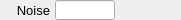
    <widget class="PyDMFrame" name="composite_1">
      <property name="geometry">
        <rect>
          <x>297</x>
          <y>380</y>
          <width>181</width>
          <height>20</height>
        </rect>
      </property>
      <widget class="PyDMLabel" name="text_update">
        <property name="geometry">
          <rect>
            <x>120</x>
            <y>1</y>
            <width>61</width>
            <height>18</height>
          </rect>
        </property>
        <property name="toolTip">
          <string>PV: ${prefix}Noise_RBV</string>
        </property>
        <property name="channel" stdset="0">
          <string>ca://${prefix}Noise_RBV</string>
        </property>
        <property name="font" stdset="0">
          <font>
            <pointsize>10</pointsize>
          </font>
        </property>
        <property name="alignment">
          <set>Qt::AlignCenter</set>
        </property>
        <property name="textInteractionFlags">
          <set>Qt::TextSelectableByKeyboard|Qt::TextSelectableByMouse</set>
        </property>
        <property name="styleSheet">
          <string notr="true">PyDMLabel#text_update {
  color: rgb(10, 0, 184);
  background-color: rgb(187, 187, 187);
  }</string>
        </property>
      </widget>
      <widget class="PyDMLineEdit" name="text_entry">
        <property name="geometry">
          <rect>
            <x>55</x>
            <y>0</y>
            <width>60</width>
            <height>20</height>
          </rect>
        </property>
        <property name="channel" stdset="0">
          <string>ca://${prefix}Noise</string>
        </property>
        <property name="toolTip">
          <string>${prefix}Noise</string>
        </property>
        <property name="font" stdset="0">
          <font>
            <pointsize>10</pointsize>
          </font>
        </property>
        <property name="styleSheet">
          <string notr="true">PyDMLineEdit#text_entry {
  color: rgb(0, 0, 0);
  background-color: rgb(115, 223, 255);
  border: 1px solid black;
  margin: 0px;
  padding: 0px;
  spacing: 0px;
  }</string>
        </property>
      </widget>
      <widget class="QLabel" name="text_5">
        <property name="geometry">
          <rect>
            <x>0</x>
            <y>0</y>
            <width>50</width>
            <height>20</height>
          </rect>
        </property>
        <property name="text">
          <string>Noise</string>
        </property>
        <property name="font" stdset="0">
          <font>
            <pointsize>10</pointsize>
          </font>
        </property>
        <property name="brush" stdset="0">
          <brush brushstyle="SolidPattern">
            <color alpha="255">
              <red>0</red>
              <green>0</green>
              <blue>0</blue>
            </color>
          </brush>
        </property>
        <property name="toolTip">
          <string>text_5</string>
        </property>
        <property name="alignment">
          <set>Qt::AlignRight|Qt::AlignTrailing|Qt::AlignVCenter</set>
        </property>
        <property name="styleSheet">
          <string notr="true">QLabel#text_5 {
  color: rgb(0, 0, 0);
  }</string>
        </property>
      </widget>
    </widget>
